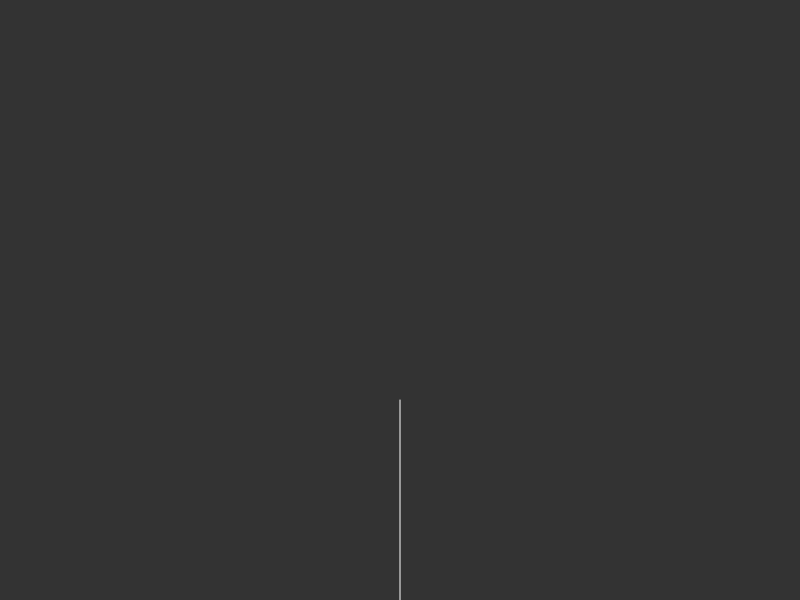
Frame 1 (no input)
Frame 60 (no input): identical to frame 1, image omitted
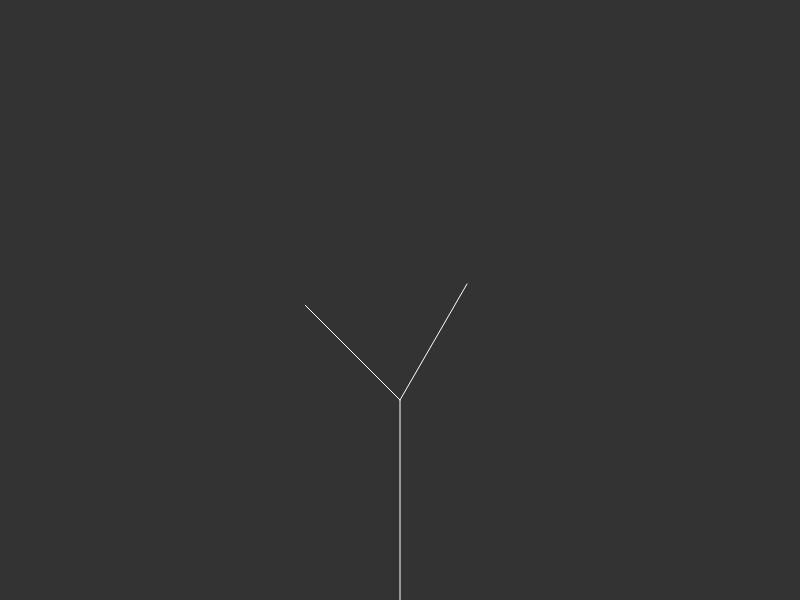
Frame 120 (the mouse pressed at the canvas centre since frame 60)

The p5.js sketch that drew these frames (run headless with seeded random() and noise() and a simulated clock; from frame 60 on, the mouse is pressed at the canvas centre):

// p5.js sketch
// ── sketch.js
var tree =[];
var leaves =[];
var count = 0;

function setup() {
  createCanvas(800, 600);
  var a = createVector(width/2, height);
  var b = createVector(width/2, height-200);
  var root = new Branch(a , b);
  tree[0] = root;


}
 function mousePressed() {

   for(var i = tree.length  - 1; i >=0; i--){
     if(!tree[i].finished){
     tree.push(tree[i].branchA());
     tree.push(tree[i].branchB());


   }
    tree[i].finished = true;
 }

   count++;


     if (count === 6){
       for(var i = 0; i < tree.length; i++){
          if (!tree[i].finished){
            var leaf =  tree[i].end.copy();
            leaves.push(leaf);


       }
     }
   }
}

function draw() {
  background(51);

  for (var i =  0; i< tree.length; i++){
      tree[i].show();
      //tree[i].jitter();
  }
  for (var i =  0; i< leaves.length; i++){
      fill(255,0,100,100);
      noStroke();
      ellipse(leaves[i].x, leaves[i].y,8,8);
      leaves[i].y += random(0,7);
      tree[i].jitter();
  }
}

// ── branch.js
function Branch(begin,end){
  this.begin = begin;
  this.end = end;
  this.finished = false;


  this.jitter = function(){
    this.end.x += random(-1,1);
    this.end.y += random(-1,1);
  }

  this.show = function(){

    stroke(255);
    line(this.begin.x,this.begin.y,this.end.x,this.end.y);
  }

  this.branchA = function(){
    var dir = p5.Vector.sub(this.end,this.begin);
    dir.rotate(PI/6);
    dir.mult(0.67);
    var newEnd = p5.Vector.add(this.end,dir);
    var b = new Branch(this.end,newEnd);
    return b;
  }
  this.branchB = function(){
    var dir = p5.Vector.sub(this.end,this.begin);
    dir.rotate(-PI/4);
    dir.mult(0.67);
    var newEnd = p5.Vector.add(this.end,dir);
    var b = new Branch(this.end,newEnd);
    return b;
  }

}
